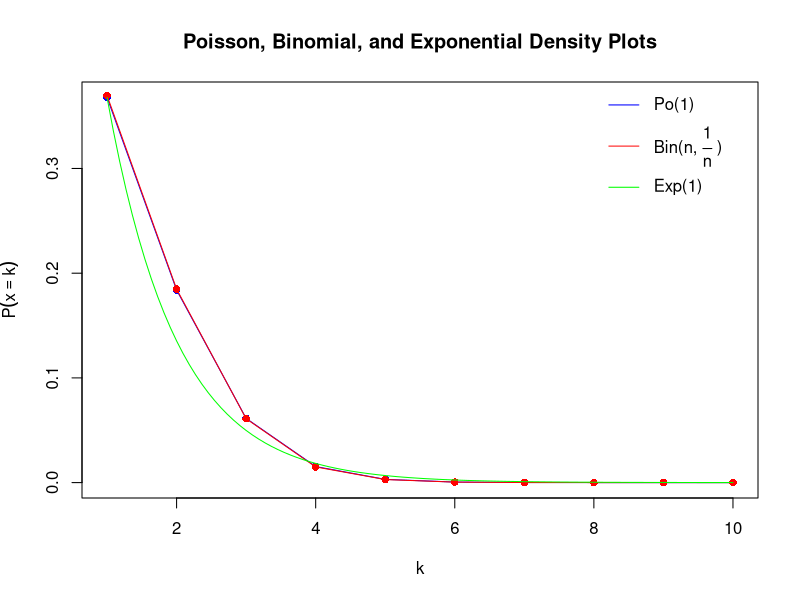
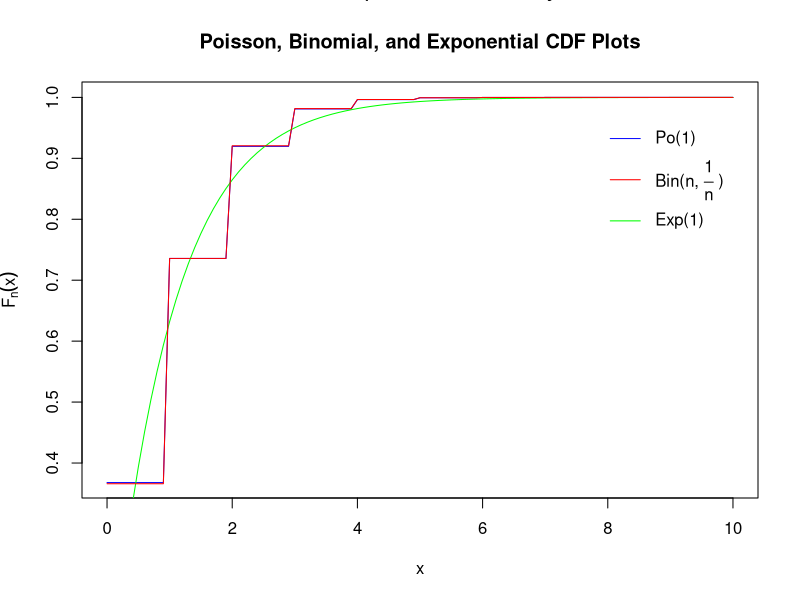

The R source for these figures, in order:
x <- 1:10
z <- seq(1,10, length.out = 100)
n <- 100

#par(mfrow = c(2,1) ,oma=c(0,0,2,0))

plot(x,dpois(x,lambda = 1), col = "blue", pch = 16,
     ylab = expression(P(x == k)),
     xlab = "k",
     main = "Poisson, Binomial, and Exponential Density Plots")
lines(x,dpois(x,lambda = 1), col = "blue")

points(x, dbinom(x,n, 1/n), col = "red", pch = 16)
lines(x, dbinom(x,n, 1/n), col = "red")

lines(z, dexp(z), col = "green")

legend(8,0.4,
       legend = c("Po(1)", expression("Bin(n, "*frac(1,n)*" )"), "Exp(1)"),
       col = c("blue", "red", "green"),
       lty = rep(1,3),
       box.lty = 0,
       bg= "transparent")


curve(ppois(x,1), 0, 10, col="blue", ylab = expression(F[n](x)),
      main="Poisson, Binomial, and Exponential CDF Plots")
curve(pexp, 0 ,10, add = T, col="green")
curve(pbinom(x,n,1/n), add = T, col ="red")
legend(7.8,1,
       legend = c("Po(1)", expression("Bin(n, "*frac(1,n)*" )"), "Exp(1)"),
       col = c("blue", "red", "green"),
       lty = rep(1,3),
       box.lty = 0,
       bg= "transparent")

mtext("Poisson, Binomial, and Exponential Density and CDF Plots", outer = T, cex= 1.5)
